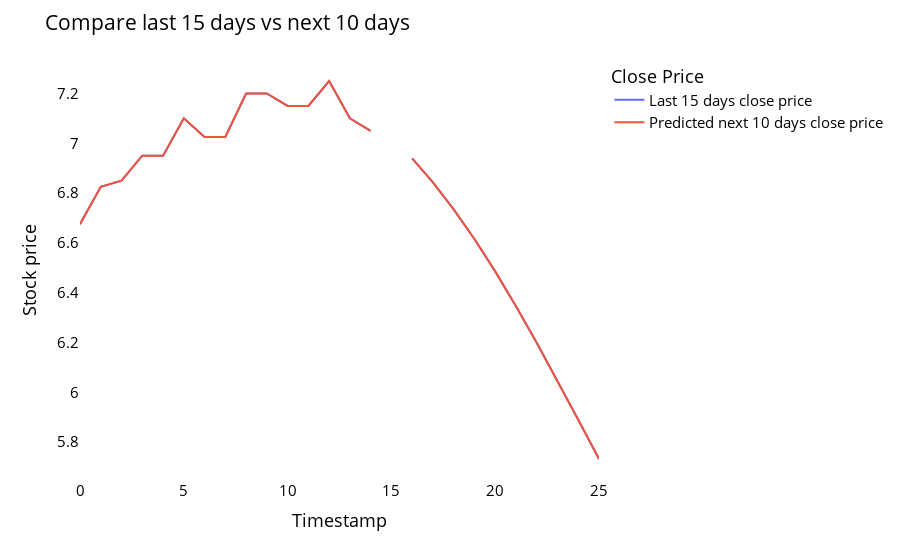

The notebook cell saved with this chart:
### Code cell
temp_mat = np.empty((len(last_days)+pred_days+1,1))
temp_mat[:] = np.nan
temp_mat = temp_mat.reshape(1,-1).tolist()[0]

last_original_days_value = temp_mat
next_predicted_days_value = temp_mat

last_original_days_value[0:time_step+1] = scaler.inverse_transform(mandiri_norm[len(mandiri_norm)-time_step:]).reshape(1,-1).tolist()[0]
next_predicted_days_value[time_step+1:] = scaler.inverse_transform(np.array(lst_output).reshape(-1,1)).reshape(1,-1).tolist()[0]

new_pred_plot = pd.DataFrame({
    'last_original_days_value':last_original_days_value,
    'next_predicted_days_value':next_predicted_days_value
})
names = cycle(['Last 15 days close price','Predicted next 10 days close price'])

fig = px.line(new_pred_plot,x=new_pred_plot.index, y=[new_pred_plot['last_original_days_value'],
                                                      new_pred_plot['next_predicted_days_value']],
              labels={'value': 'Stock price','index': 'Timestamp'})
fig.update_layout(title_text='Compare last 15 days vs next 10 days',
                  plot_bgcolor='white', font_size=15, font_color='black', legend_title_text='Close Price')
fig.for_each_trace(lambda t:  t.update(name = next(names)))

fig.update_xaxes(showgrid=False)
fig.update_yaxes(showgrid=False)
fig.show()

### Figure 1 — Plotly figure (JSON) as saved in the notebook; plotly's stock layout.template omitted (floating-point values rounded to 4 significant figures)
{"data": [{"hovertemplate": "variable=last_original_days_value<br>Timestamp=%{x}<br>Stock price=%{y}<extra></extra>", "legendgroup": "last_original_days_value", "line": {"color": "#636efa", "dash": "solid"}, "marker": {"symbol": "circle"}, "mode": "lines", "name": "Last 15 days close price", "orientation": "v", "showlegend": true, "type": "scatter", "x": [0, 1, 2, 3, 4, 5, 6, 7, 8, 9, 10, 11, 12, 13, 14, 15, 16, 17, 18, 19, 20, 21, 22, 23, 24, 25], "xaxis": "x", "y": [6.675, 6.825, 6.85, 6.95, 6.95, 7.1, 7.025, 7.025, 7.2, 7.2, 7.15, 7.15, 7.25, 7.1, 7.05, null, 6.939, 6.843, 6.734, 6.616, 6.485, 6.346, 6.199, 6.046, 5.89, 5.732], "yaxis": "y"}, {"hovertemplate": "variable=next_predicted_days_value<br>Timestamp=%{x}<br>Stock price=%{y}<extra></extra>", "legendgroup": "next_predicted_days_value", "line": {"color": "#EF553B", "dash": "solid"}, "marker": {"symbol": "circle"}, "mode": "lines", "name": "Predicted next 10 days close price", "orientation": "v", "showlegend": true, "type": "scatter", "x": [0, 1, 2, 3, 4, 5, 6, 7, 8, 9, 10, 11, 12, 13, 14, 15, 16, 17, 18, 19, 20, 21, 22, 23, 24, 25], "xaxis": "x", "y": [6.675, 6.825, 6.85, 6.95, 6.95, 7.1, 7.025, 7.025, 7.2, 7.2, 7.15, 7.15, 7.25, 7.1, 7.05, null, 6.939, 6.843, 6.734, 6.616, 6.485, 6.346, 6.199, 6.046, 5.89, 5.732], "yaxis": "y"}], "layout": {"autosize": true, "font": {"color": "black", "size": 15}, "legend": {"title": {"text": "Close Price"}, "tracegroupgap": 0}, "margin": {"t": 60}, "plot_bgcolor": "white", "title": {"text": "Compare last 15 days vs next 10 days"}, "xaxis": {"anchor": "y", "autorange": true, "domain": [0, 1], "range": [0, 25], "showgrid": false, "title": {"text": "Timestamp"}, "type": "linear"}, "yaxis": {"anchor": "x", "autorange": true, "domain": [0, 1], "range": [5.648, 7.334], "showgrid": false, "title": {"text": "Stock price"}, "type": "linear"}}}
